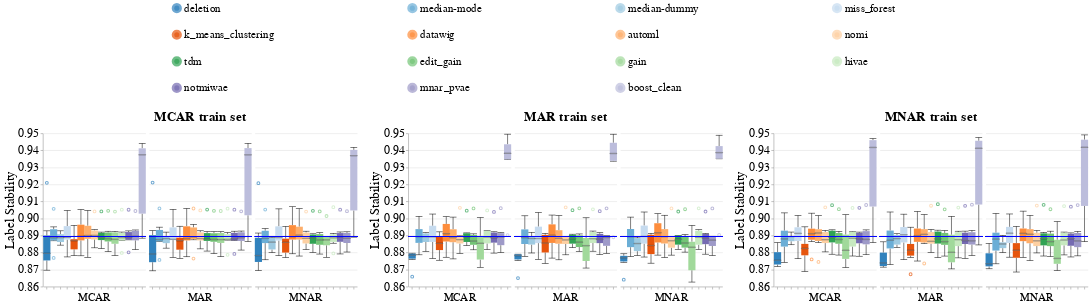

The notebook cell saved with this chart:
### Code cell
create_box_plots_for_diff_imputers_v2(dataset_name=DATASET_NAME,
                                      model_name='gandalf_clf',
                                      metric_name='label_stability',
                                      db_client=db_client)

### Figure 1 — Vega-Lite specification as saved in the notebook (floating-point values rounded to 4 significant figures; data arrays with more than 128 entries replaced by an {"elided": "..."} marker saying what was removed)
{"config": {"view": {"continuousWidth": 400, "continuousHeight": 300, "stroke": null}, "axis": {"labelFontSize": 24, "labelFontWeight": "normal", "titleFontSize": 26, "titleFontWeight": "normal"}, "facet": {"spacing": 5}, "header": {"labelFontSize": 22, "labelOrient": "bottom", "labelPadding": 5, "titleFontSize": 26}, "legend": {"columns": 4, "direction": "horizontal", "labelFontSize": 22, "labelLimit": 400, "orient": "top", "symbolOffset": 250, "symbolStrokeWidth": 10, "titleAnchor": "middle", "titleFontSize": 24, "titleLimit": 300}, "title": {"fontSize": 26}}, "hconcat": [{"data": {"name": "data-cac542c0b612c0da59e44a34b4b2aff3"}, "facet": {"column": {"field": "Test_Injection_Strategy", "sort": ["MCAR", "MAR", "MNAR"], "title": "MCAR train set", "type": "nominal"}}, "spec": {"layer": [{"mark": {"type": "boxplot", "median": {"stroke": "black", "strokeWidth": 0.7}, "ticks": true}, "encoding": {"color": {"field": "Null_Imputer_Name", "scale": {"scheme": "category20c"}, "sort": ["deletion", "median-mode", "median-dummy", "miss_forest", "k_means_clustering", "datawig", "automl", "nomi", "tdm", "edit_gain", "gain", "hivae", "notmiwae", "mnar_pvae"], "title": null, "type": "nominal"}, "x": {"axis": {"labels": false}, "field": "Null_Imputer_Name", "sort": ["deletion", "median-mode", "median-dummy", "miss_forest", "k_means_clustering", "datawig", "automl", "nomi", "tdm", "edit_gain", "gain", "hivae", "notmiwae", "mnar_pvae"], "title": null, "type": "nominal"}, "y": {"field": "Metric_Value", "scale": {"zero": false}, "title": "Label Stability", "type": "quantitative"}}}, {"mark": "rule", "encoding": {"color": {"value": "blue"}, "size": {"value": 2}, "y": {"field": "Baseline_Median", "type": "quantitative"}}}], "width": 200}}, {"data": {"name": "data-78cf5be3d45e081dbdc9e6885200b691"}, "facet": {"column": {"field": "Test_Injection_Strategy", "sort": ["MCAR", "MAR", "MNAR"], "title": "MAR train set", "type": "nominal"}}, "spec": {"layer": [{"mark": {"type": "boxplot", "median": {"stroke": "black", "strokeWidth": 0.7}, "ticks": true}, "encoding": {"color": {"field": "Null_Imputer_Name", "scale": {"scheme": "category20c"}, "sort": ["deletion", "median-mode", "median-dummy", "miss_forest", "k_means_clustering", "datawig", "automl", "nomi", "tdm", "edit_gain", "gain", "hivae", "notmiwae", "mnar_pvae"], "title": null, "type": "nominal"}, "x": {"axis": {"labels": false}, "field": "Null_Imputer_Name", "sort": ["deletion", "median-mode", "median-dummy", "miss_forest", "k_means_clustering", "datawig", "automl", "nomi", "tdm", "edit_gain", "gain", "hivae", "notmiwae", "mnar_pvae"], "title": null, "type": "nominal"}, "y": {"field": "Metric_Value", "scale": {"zero": false}, "title": "Label Stability", "type": "quantitative"}}}, {"mark": "rule", "encoding": {"color": {"value": "blue"}, "size": {"value": 2}, "y": {"field": "Baseline_Median", "type": "quantitative"}}}], "width": 200}}, {"data": {"name": "data-da63f63b9abe5a61c67004f7c5813011"}, "facet": {"column": {"field": "Test_Injection_Strategy", "sort": ["MCAR", "MAR", "MNAR"], "title": "MNAR train set", "type": "nominal"}}, "spec": {"layer": [{"mark": {"type": "boxplot", "median": {"stroke": "black", "strokeWidth": 0.7}, "ticks": true}, "encoding": {"color": {"field": "Null_Imputer_Name", "scale": {"scheme": "category20c"}, "sort": ["deletion", "median-mode", "median-dummy", "miss_forest", "k_means_clustering", "datawig", "automl", "nomi", "tdm", "edit_gain", "gain", "hivae", "notmiwae", "mnar_pvae"], "title": null, "type": "nominal"}, "x": {"axis": {"labels": false}, "field": "Null_Imputer_Name", "sort": ["deletion", "median-mode", "median-dummy", "miss_forest", "k_means_clustering", "datawig", "automl", "nomi", "tdm", "edit_gain", "gain", "hivae", "notmiwae", "mnar_pvae"], "title": null, "type": "nominal"}, "y": {"field": "Metric_Value", "scale": {"zero": false}, "title": "Label Stability", "type": "quantitative"}}}, {"mark": "rule", "encoding": {"color": {"value": "blue"}, "size": {"value": 2}, "y": {"field": "Baseline_Median", "type": "quantitative"}}}], "width": 200}}], "resolve": {"scale": {"color": "shared", "y": "shared"}}, "$schema": "https://vega.github.io/schema/vega-lite/v4.17.0.json", "datasets": {"data-cac542c0b612c0da59e44a34b4b2aff3": {"elided": "270 records"}, "data-78cf5be3d45e081dbdc9e6885200b691": {"elided": "270 records"}, "data-da63f63b9abe5a61c67004f7c5813011": {"elided": "270 records"}}}
